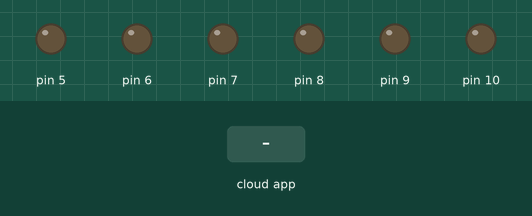
A sketch run on a simulated Arduino Uno, built with avr-gcc and run on an emulated ATmega328P. Parts: output pins drawn as LEDs (lit = HIGH). Inputs (shaded band) come from the test bench. The ROS host is connected and sends only what is stated.

Above: at 1.2 s.
1.3 s: the phone or cloud app sets linear.x to -100
At 2.0 s:
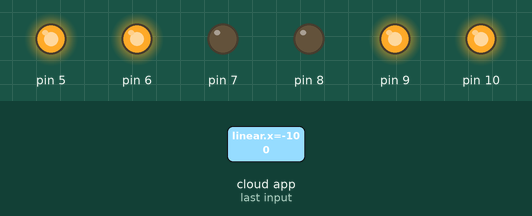
2.8 s: the phone or cloud app sets angular.z to -100
At 3.6 s:
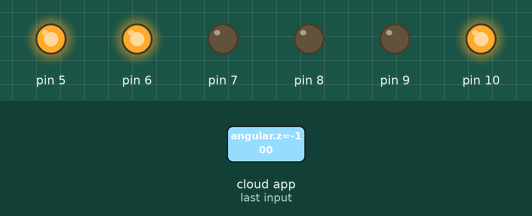
4.3 s: the phone or cloud app sets linear.x to 0
At 5.1 s:
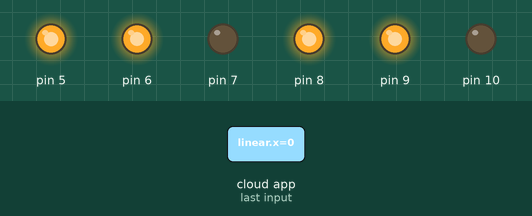
5.8 s: the phone or cloud app sets angular.z to 0
At 6.7 s:
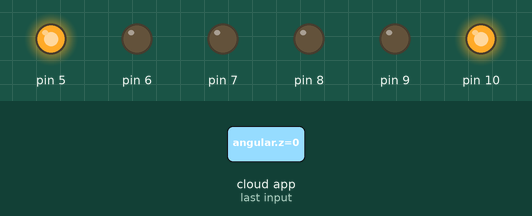
7.3 s: the phone or cloud app sets linear.x to 100
At 8.2 s:
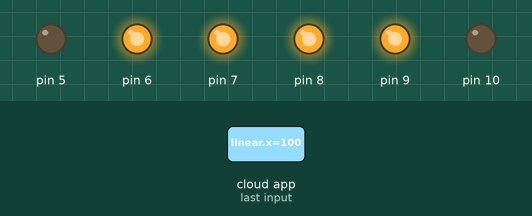
8.8 s: the phone or cloud app sets angular.z to 100
At 9.8 s:
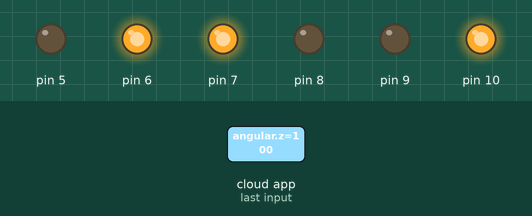
Timing chart, 0 to 11.3 s (numbered marks = the images above; inputs shaded):
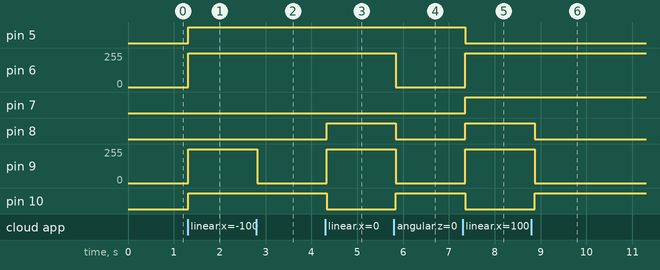

The sketch:

base.ino
```cpp
#include <ros.h>
#include <geometry_msgs/Twist.h>
#include "hbridge.h"

ros::NodeHandle nh;
HBridge leftDriver(9,8,10);
HBridge rightDriver(6,7,5);


void messageCb(const geometry_msgs::Twist& cmd)
{
  int linear=((int)(cmd.linear.x*254));
  int angular=((int)(cmd.angular.z*254));
  int linear_vel= (abs(linear)*linear);
  int angular_vel= (abs(angular)*angular);
  //if (linear_vel+angular_vel<50){}
  rightDriver.set(linear + angular);
  leftDriver.set(linear + angular*(-1));

}

ros::Subscriber<geometry_msgs::Twist> sub("cmd_vel", &messageCb );

void setup()
{
  nh.initNode();
  nh.subscribe(sub);
}

void loop()
{
  nh.spinOnce();
  delay(100);
}

void basicTest()
{
  HBridge& driver = leftDriver;
  driver.setRawPwm(250);
  driver.brake();
  delay(1500);
  driver.activeBrake();
  delay(1500);
  driver.forward();
  delay(1500);
  driver.backward();
  delay(1500);
}

void setTest()
{
  HBridge& driver = leftDriver;
  driver.set(250);
  delay(1500);
  driver.set(-250);
  delay(1500);
}
```

hbridge.cpp
```cpp
#include "hbridge.h"
#include "Arduino.h"

#define HBRIDGE_PWM_MAX 255
#define HBRIDGE_PWM_MIN 0
#define HBRIDGE_SAT(x) ( ((x) > HBRIDGE_PWM_MAX) ? HBRIDGE_PWM_MAX : ( ((x) < HBRIDGE_PWM_MIN) ? HBRIDGE_PWM_MIN : (x) ) )

HBridge::HBridge(uint8_t pinPwm, uint8_t pinA, uint8_t pinB):
  _pinPwm(pinPwm),
  _pinA(pinA),
  _pinB(pinB)
{
  pinMode(_pinPwm, OUTPUT);
  pinMode(_pinA, OUTPUT);
  pinMode(_pinB, OUTPUT);
  brake();
}

void HBridge::forward()
{
  digitalWrite(_pinA, HIGH);
  digitalWrite(_pinB, LOW);
}

void HBridge::backward()
{
  digitalWrite(_pinA, LOW);
  digitalWrite(_pinB, HIGH);
}

void HBridge::brake()
{
  digitalWrite(_pinA, LOW);
  digitalWrite(_pinB, LOW);
}

void HBridge::activeBrake()
{
  digitalWrite(_pinA, HIGH);
  digitalWrite(_pinB, HIGH);
}

void HBridge::setRawPwm(uint8_t pwm)
{
  analogWrite(_pinPwm, pwm);
}

void HBridge::set(int16_t target)
{
  uint8_t pwm_target;

  if (target > 0)
  {
    forward();
    pwm_target = HBRIDGE_SAT(target);
  }
  else
  {
    backward();
    pwm_target = HBRIDGE_SAT(-target);
  }
  setRawPwm(pwm_target);
}
```

hbridge.h
```cpp
#ifndef HBRIDGE_H
#define HBRIDGE_H

#include <stdint.h>

class HBridge
{
private:
  uint8_t _pinPwm;
  uint8_t _pinA;
  uint8_t _pinB;

public:

  /**
   * @brief HBridge Class
   *
   * @param pwmPin PWM pin
   * @param pinA
   * @param pinB
   */
  HBridge(uint8_t pinPwm, uint8_t pinA, uint8_t pinB);

  void forward();

  void backward();

  void brake();

  void activeBrake();

  void setRawPwm(uint8_t pwm);

  void set(int16_t target);


};

#endif
```

Measured:
- after the input at 1.3 s, pin 5, pin 10: LOW → HIGH at once; pin 6, pin 9: 0/255 → 254/255 at once
- after the input at 2.8 s, pin 6: 254/255 → 255/255 at once; pin 9: 254/255 → 0/255 at once
- after the input at 4.3 s, pin 6: 255/255 → 254/255 at once; pin 8: LOW → HIGH at once; pin 9: 0/255 → 254/255 at once; pin 10: HIGH → LOW at once
- after the input at 5.8 s, pin 6, pin 9: 254/255 → 0/255 after 0.05 s; pin 8: HIGH → LOW after 0.05 s; pin 10: LOW → HIGH after 0.05 s
- after the input at 7.3 s, pin 5, pin 10: HIGH → LOW after 0.06 s; pin 6, pin 9: 0/255 → 254/255 after 0.06 s; pin 7, pin 8: LOW → HIGH after 0.06 s
- after the input at 8.8 s, pin 6: 254/255 → 255/255 after 0.07 s; pin 8: HIGH → LOW after 0.07 s; pin 9: 254/255 → 0/255 after 0.07 s; pin 10: LOW → HIGH after 0.07 s
